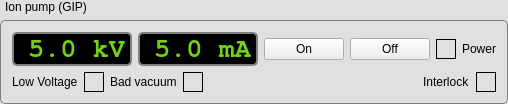
           <widget class="QGroupBox" name="gbGIP">
            <property name="styleSheet">
             <string notr="true">QGroupBox {
    background-color: #E0E0E0;
    border: 1px solid gray;
    border-radius: 5px;
    margin-top: 20px; /* leave space at the top for the title */
}

QGroupBox::title {
    subcontrol-origin: margin;
    subcontrol-position: top left; 
    padding: 0 3px;
}</string>
            </property>
            <property name="title">
             <string>Ion pump (GIP)</string>
            </property>
            <layout class="QVBoxLayout" name="verticalLayout_3">
             <item>
              <layout class="QHBoxLayout" name="horizontalLayout_9">
               <item>
                <widget class="QLineEdit" name="GIP_U">
                 <property name="enabled">
                  <bool>false</bool>
                 </property>
                 <property name="sizePolicy">
                  <sizepolicy hsizetype="Fixed" vsizetype="Fixed">
                   <horstretch>0</horstretch>
                   <verstretch>0</verstretch>
                  </sizepolicy>
                 </property>
                 <property name="minimumSize">
                  <size>
                   <width>120</width>
                   <height>34</height>
                  </size>
                 </property>
                 <property name="maximumSize">
                  <size>
                   <width>120</width>
                   <height>16777215</height>
                  </size>
                 </property>
                 <property name="baseSize">
                  <size>
                   <width>100</width>
                   <height>32</height>
                  </size>
                 </property>
                 <property name="font">
                  <font>
                   <family>FreeMono</family>
                   <pointsize>20</pointsize>
                   <weight>75</weight>
                   <bold>true</bold>
                   <strikeout>false</strikeout>
                   <stylestrategy>PreferAntialias</stylestrategy>
                   <kerning>false</kerning>
                  </font>
                 </property>
                 <property name="acceptDrops">
                  <bool>false</bool>
                 </property>
                 <property name="whatsThis">
                  <string/>
                 </property>
                 <property name="autoFillBackground">
                  <bool>false</bool>
                 </property>
                 <property name="styleSheet">
                  <string notr="true">:enabled {
color: gray;
background-color: rgb(0, 0, 0);
border-radius: 5px;
border-width: 2px;
border-color: gray;
border-style:solid;
}

:disabled {
color: rgb(115, 210, 22);
background-color: rgb(0, 0, 0);
border-radius: 5px;
border-width: 2px;
border-color: gray;
border-style:solid;
}</string>
                 </property>
                 <property name="text">
                  <string>5.0 kV</string>
                 </property>
                 <property name="alignment">
                  <set>Qt::AlignRight|Qt::AlignTrailing|Qt::AlignVCenter</set>
                 </property>
                </widget>
               </item>
               <item>
                <widget class="QLineEdit" name="GIP_I">
                 <property name="enabled">
                  <bool>false</bool>
                 </property>
                 <property name="sizePolicy">
                  <sizepolicy hsizetype="Fixed" vsizetype="Fixed">
                   <horstretch>0</horstretch>
                   <verstretch>0</verstretch>
                  </sizepolicy>
                 </property>
                 <property name="minimumSize">
                  <size>
                   <width>120</width>
                   <height>34</height>
                  </size>
                 </property>
                 <property name="maximumSize">
                  <size>
                   <width>120</width>
                   <height>16777215</height>
                  </size>
                 </property>
                 <property name="baseSize">
                  <size>
                   <width>100</width>
                   <height>32</height>
                  </size>
                 </property>
                 <property name="font">
                  <font>
                   <family>FreeMono</family>
                   <pointsize>20</pointsize>
                   <weight>75</weight>
                   <bold>true</bold>
                   <strikeout>false</strikeout>
                   <stylestrategy>PreferAntialias</stylestrategy>
                   <kerning>false</kerning>
                  </font>
                 </property>
                 <property name="acceptDrops">
                  <bool>false</bool>
                 </property>
                 <property name="whatsThis">
                  <string/>
                 </property>
                 <property name="autoFillBackground">
                  <bool>false</bool>
                 </property>
                 <property name="styleSheet">
                  <string notr="true">:enabled {
color: gray;
background-color: rgb(0, 0, 0);
border-radius: 5px;
border-width: 2px;
border-color: gray;
border-style:solid;
}

:disabled {
color: rgb(115, 210, 22);
background-color: rgb(0, 0, 0);
border-radius: 5px;
border-width: 2px;
border-color: gray;
border-style:solid;
}</string>
                 </property>
                 <property name="text">
                  <string>5.0 mA</string>
                 </property>
                 <property name="alignment">
                  <set>Qt::AlignRight|Qt::AlignTrailing|Qt::AlignVCenter</set>
                 </property>
                </widget>
               </item>
               <item>
                <widget class="QPushButton" name="B_GIPon">
                 <property name="text">
                  <string>On</string>
                 </property>
                </widget>
               </item>
               <item>
                <widget class="QPushButton" name="B_GIPoff">
                 <property name="text">
                  <string>Off</string>
                 </property>
                </widget>
               </item>
               <item>
                <widget class="LEDindicator" name="LED_GIPout" native="true">
                 <property name="sizePolicy">
                  <sizepolicy hsizetype="Fixed" vsizetype="Fixed">
                   <horstretch>0</horstretch>
                   <verstretch>0</verstretch>
                  </sizepolicy>
                 </property>
                 <property name="minimumSize">
                  <size>
                   <width>20</width>
                   <height>20</height>
                  </size>
                 </property>
                 <property name="baseSize">
                  <size>
                   <width>20</width>
                   <height>20</height>
                  </size>
                 </property>
                 <property name="styleSheet">
                  <string notr="true">border: 1 solid black	</string>
                 </property>
                </widget>
               </item>
               <item>
                <widget class="QLabel" name="label_48">
                 <property name="text">
                  <string>Power</string>
                 </property>
                </widget>
               </item>
              </layout>
             </item>
             <item>
              <layout class="QHBoxLayout" name="horizontalLayout_8">
               <item alignment="Qt::AlignRight">
                <widget class="QLabel" name="label_49">
                 <property name="text">
                  <string>Low Voltage</string>
                 </property>
                </widget>
               </item>
               <item>
                <widget class="LEDindicator" name="LED_GIPlowU" native="true">
                 <property name="sizePolicy">
                  <sizepolicy hsizetype="Fixed" vsizetype="Fixed">
                   <horstretch>0</horstretch>
                   <verstretch>0</verstretch>
                  </sizepolicy>
                 </property>
                 <property name="minimumSize">
                  <size>
                   <width>20</width>
                   <height>20</height>
                  </size>
                 </property>
                 <property name="baseSize">
                  <size>
                   <width>20</width>
                   <height>20</height>
                  </size>
                 </property>
                 <property name="styleSheet">
                  <string notr="true">border: 1 solid black	</string>
                 </property>
                </widget>
               </item>
               <item alignment="Qt::AlignRight">
                <widget class="QLabel" name="label_50">
                 <property name="text">
                  <string>Bad vacuum</string>
                 </property>
                </widget>
               </item>
               <item>
                <widget class="LEDindicator" name="LED_GIPbadVac" native="true">
                 <property name="sizePolicy">
                  <sizepolicy hsizetype="Fixed" vsizetype="Fixed">
                   <horstretch>0</horstretch>
                   <verstretch>0</verstretch>
                  </sizepolicy>
                 </property>
                 <property name="minimumSize">
                  <size>
                   <width>20</width>
                   <height>20</height>
                  </size>
                 </property>
                 <property name="baseSize">
                  <size>
                   <width>20</width>
                   <height>20</height>
                  </size>
                 </property>
                 <property name="styleSheet">
                  <string notr="true">border: 1 solid black	</string>
                 </property>
                </widget>
               </item>
               <item>
                <spacer name="horizontalSpacer_5">
                 <property name="orientation">
                  <enum>Qt::Horizontal</enum>
                 </property>
                 <property name="sizeHint" stdset="0">
                  <size>
                   <width>40</width>
                   <height>20</height>
                  </size>
                 </property>
                </spacer>
               </item>
               <item>
                <widget class="QLabel" name="label_54">
                 <property name="text">
                  <string>Interlock</string>
                 </property>
                </widget>
               </item>
               <item>
                <widget class="LEDindicator" name="LED_GIPinterlock" native="true">
                 <property name="sizePolicy">
                  <sizepolicy hsizetype="Fixed" vsizetype="Fixed">
                   <horstretch>0</horstretch>
                   <verstretch>0</verstretch>
                  </sizepolicy>
                 </property>
                 <property name="minimumSize">
                  <size>
                   <width>20</width>
                   <height>20</height>
                  </size>
                 </property>
                 <property name="baseSize">
                  <size>
                   <width>20</width>
                   <height>20</height>
                  </size>
                 </property>
                 <property name="styleSheet">
                  <string notr="true">border: 1 solid black	</string>
                 </property>
                </widget>
               </item>
              </layout>
             </item>
            </layout>
           </widget>
